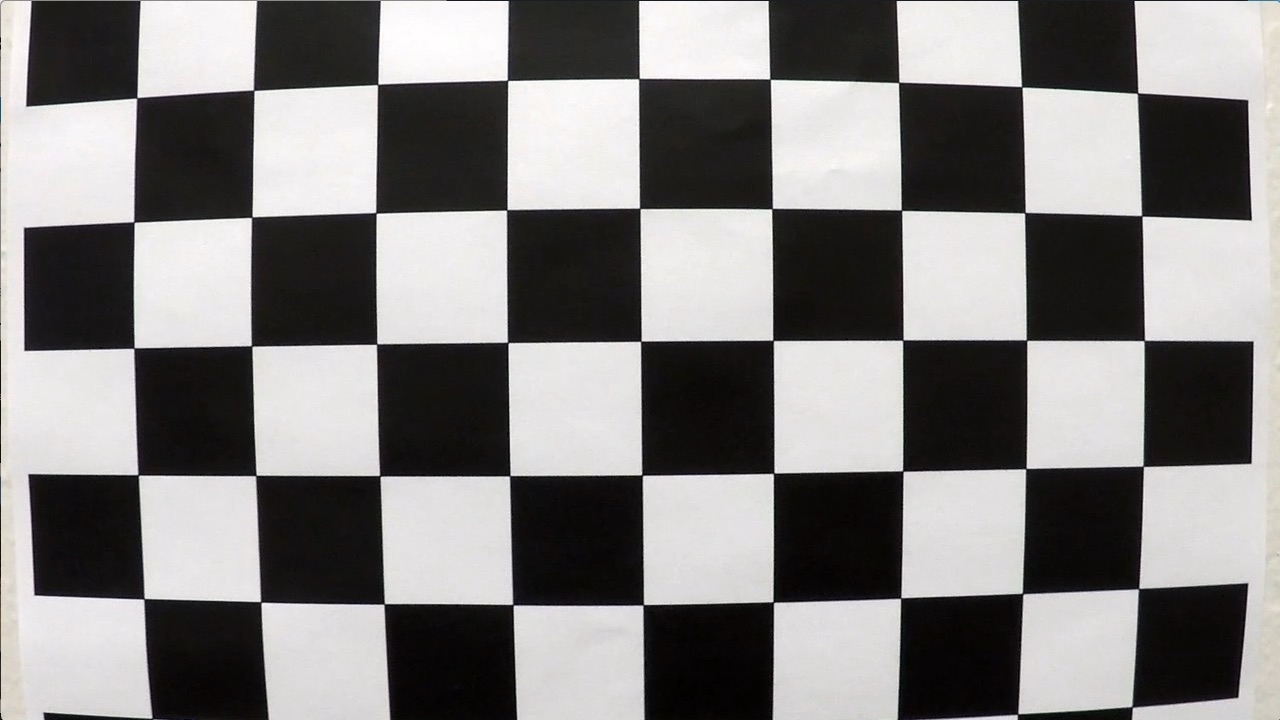
#> input picture advanced lane finding/camera_cal/calibration1.jpg, 1280 x 720 px; its folder holds 4 pictures in this run
$ python test4.py
#> lines starting #> are read from the running program, lines starting #| are printed output that depends on the picture; after the words box and inside, x2 and y2 are one past the last pixel; in counts of white or black regions, pixels touching at a corner belong together
import numpy as np
import cv2
import glob
import matplotlib.pyplot as plt

# prepare object points, like (0,0,0), (1,0,0), (2,0,0) ....,(6,5,0)
objp = np.zeros((6*9,3), np.float32)
objp[:,:2] = np.mgrid[0:9,0:6].T.reshape(-1,2)

# Arrays to store object points and image points from all the images.
objpoints = [] # 3d points in real world space
imgpoints = [] # 2d points in image plane.

# Make a list of calibration images
images = glob.glob('./camera_cal/calibration*.jpg')

# Step through the list and search for chessboard corners
for fname in images:
    img = cv2.imread(fname)
#> img is the input picture: shape (720, 1280, 3); mean B, G, R 127.8, 128.4, 130.1
    gray = cv2.cvtColor(img,cv2.COLOR_BGR2GRAY)

    # Find the chessboard corners
    ret, corners = cv2.findChessboardCorners(gray, (9,6),None)
#> ret = False; corners = None
    #print(ret,corners)
    # If found, add object points, image points
    if ret == True:
        objpoints.append(objp)
        imgpoints.append(corners)

        # Draw and display the corners
        img = cv2.drawChessboardCorners(img, (9,6), corners, ret)
#> pass 2 of the loop `for fname in images:`:
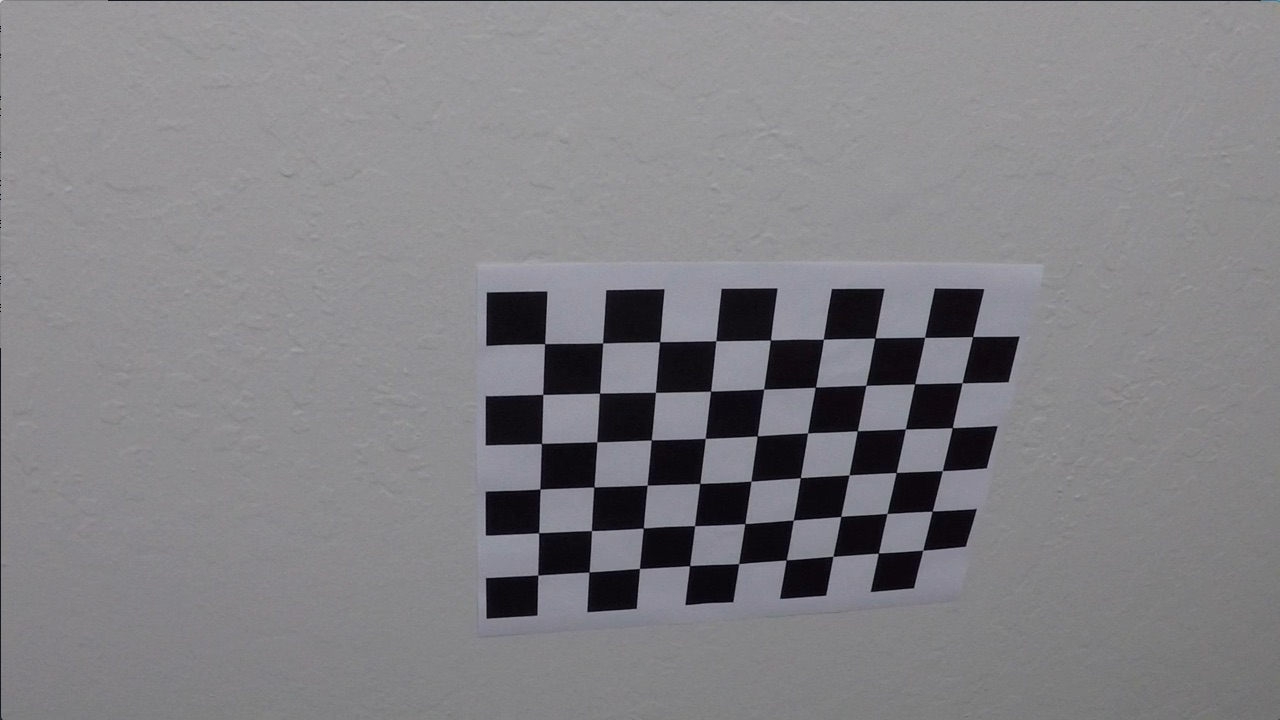
#> input picture advanced lane finding/camera_cal/calibration10.jpg, 1280 x 720 px
#> img is the input picture: shape (720, 1280, 3); mean B, G, R 133.1, 129.4, 130.2
#> ret = True; corners = 54 rows, first 8: [545.3, 343.1], [602.7, 342.8], [660.1, 341.3], [715.8, 340.7], [770.6, 340], [823.5, 339.2], [874.3, 338.5], [925.1, 337.4]
#> `img = cv2.drawChessboardCorners(img, (9,6), corners, ret)`:
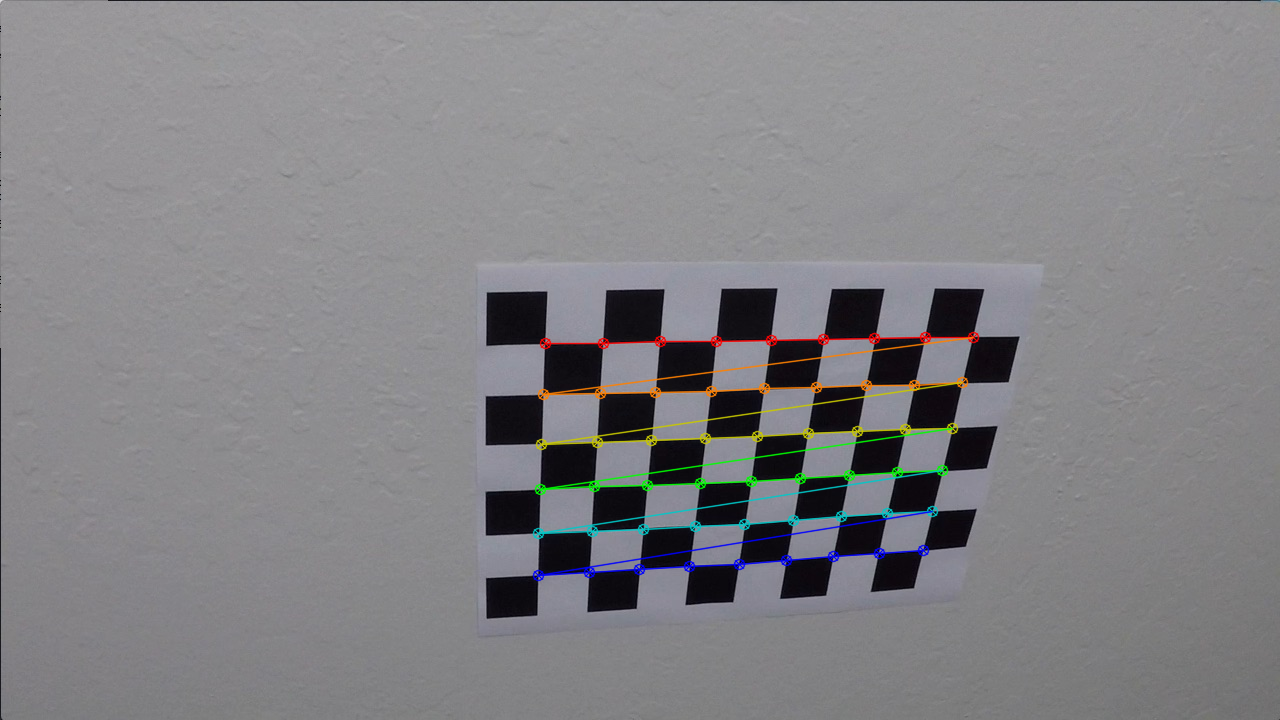
#> img: shape (720, 1280, 3); 1.91% of pixels changed, all inside (x1, y1, x2, y2) = (532, 331, 980, 582)
#> pass 3 of the loop `for fname in images:`:
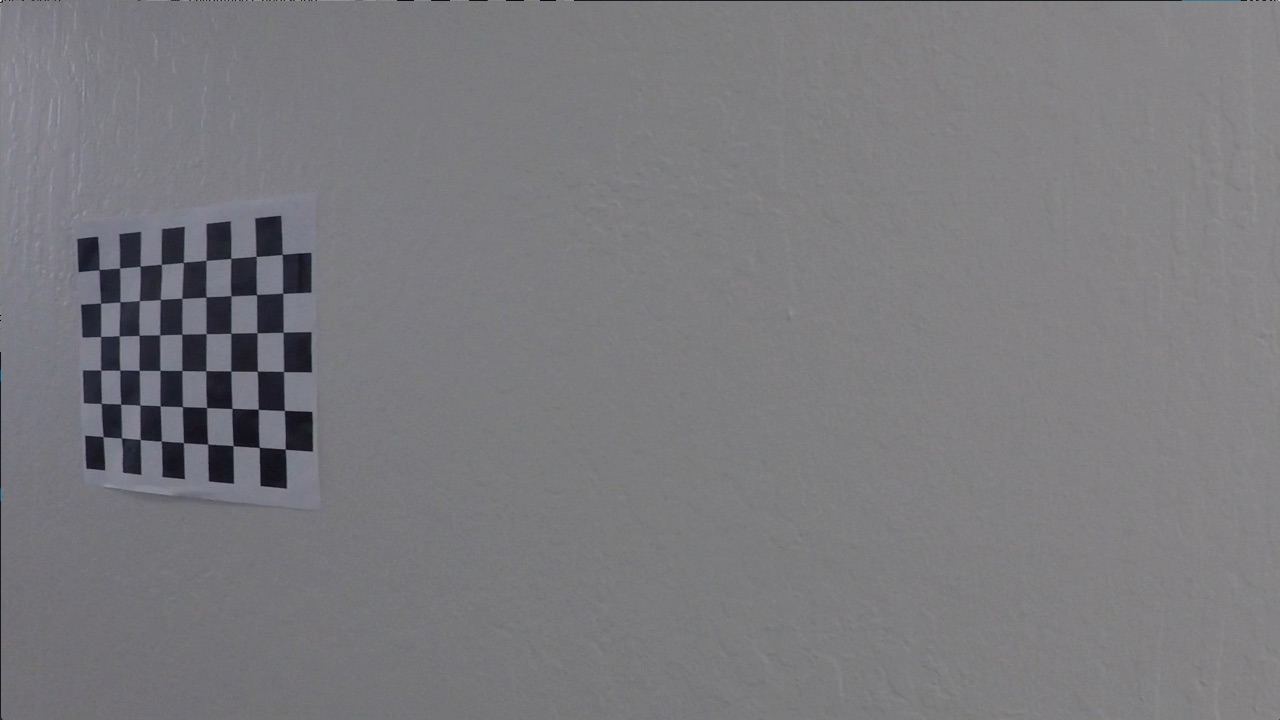
#> input picture advanced lane finding/camera_cal/calibration11.jpg, 1280 x 720 px
#> img is the input picture: shape (720, 1280, 3); mean B, G, R 125.2, 121.7, 122.2
#> corners = 54 rows, first 8: [99.22, 269.6], [119.6, 268], [140.1, 266.1], [161.3, 264.5], [183.3, 262.5], [206.1, 260.3], [230.7, 258.2], [256.2, 256.3]
#> `img = cv2.drawChessboardCorners(img, (9,6), corners, ret)`:
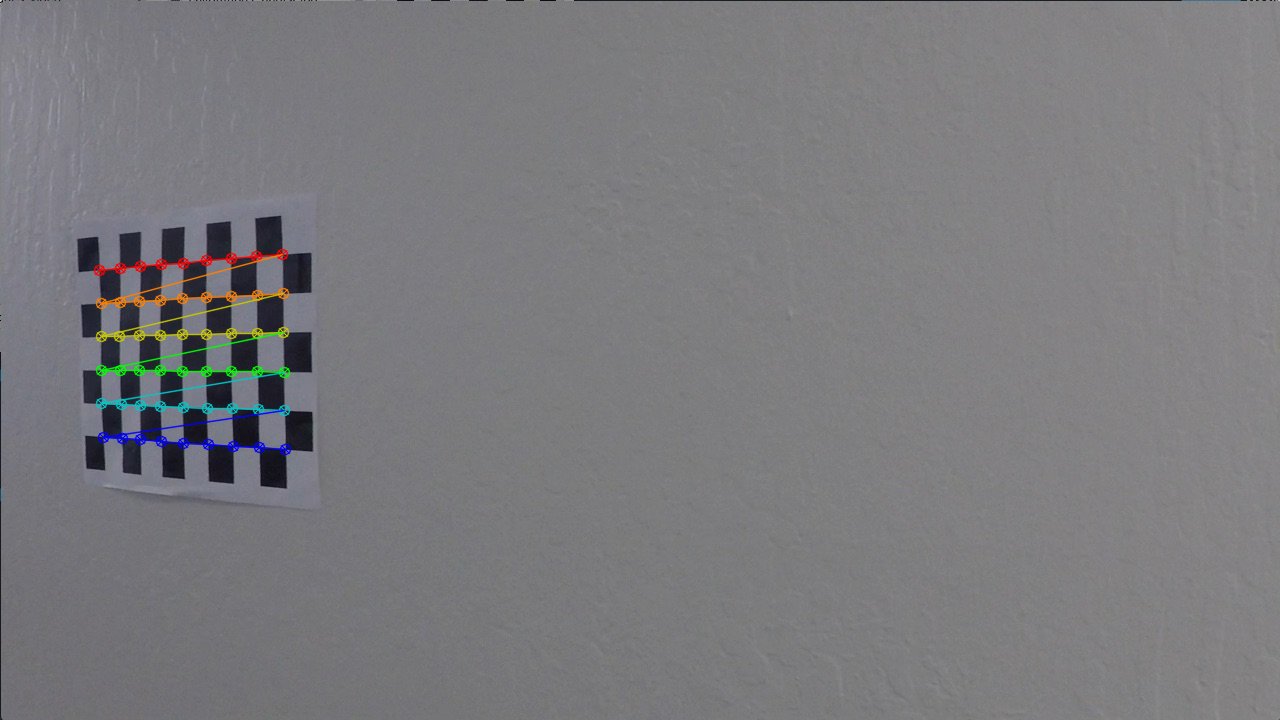
#> img: shape (720, 1280, 3); 1.11% of pixels changed, all inside (x1, y1, x2, y2) = (93, 248, 292, 456)
#> the loop made 4 passes; the first 3 are shown
#        cv2.imshow('img',img)
#       cv2.waitKey(500)

#cv2.destroyAllWindows()

fname = 'test_images/test6.jpg'
#> fname = 'test_images/test6.jpg'
img = cv2.imread(fname)
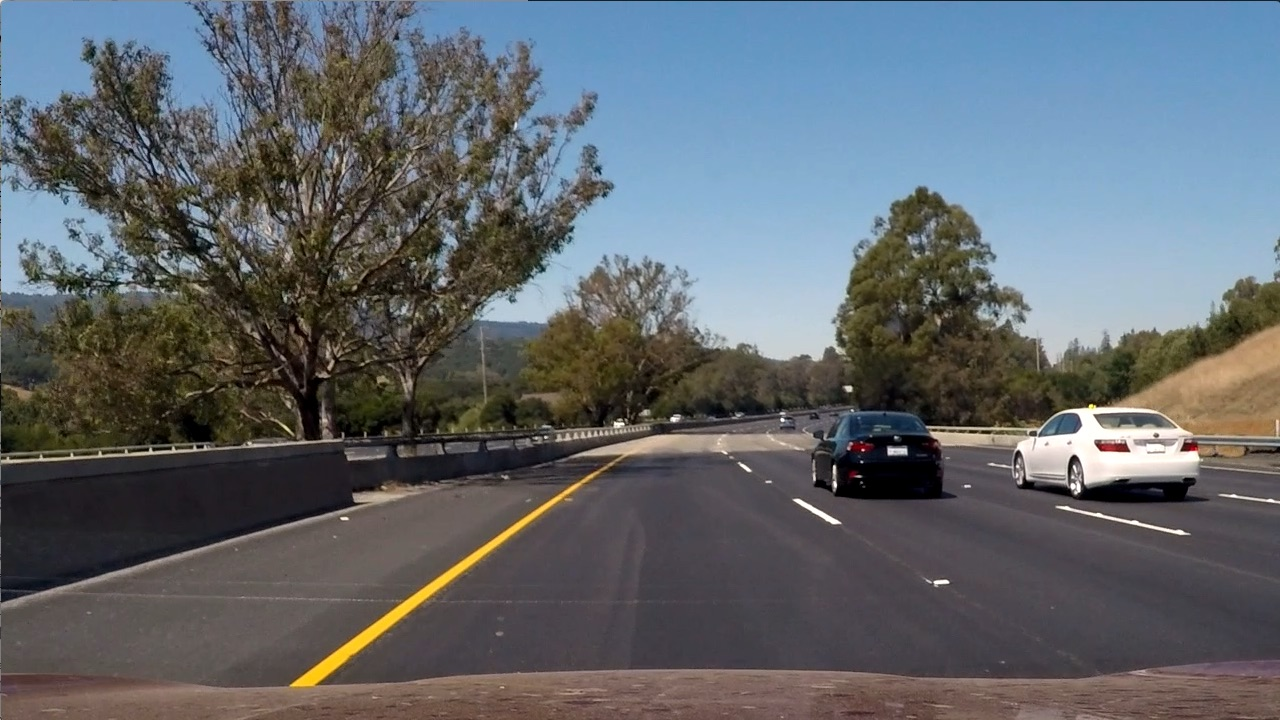
#> input picture advanced lane finding/test_images/test6.jpg, 1280 x 720 px
#> img is the input picture: shape (720, 1280, 3); mean B, G, R 107.9, 102.6, 97


def cal_undistort(img, objpoints, imgpoints):
    # Use cv2.calibrateCamera() and cv2.undistort()
    #gray = cv2.cvtColor(img,cv2.COLOR_BGR2GRAY)
    #ret, corners = cv2.findChessboardCorners(gray, (9,6), None)
    #img = cv2.drawChessboardCorners(img, (9,6), corners, ret)
    h, w = img.shape[:2]
#> h = 720; w = 1280
    rms, camera_matrix, dist_coefs, rvecs, tvecs = cv2.calibrateCamera(objpoints, imgpoints, (w, h), None, None)
    newcameramtx, roi = cv2.getOptimalNewCameraMatrix(camera_matrix, dist_coefs, (w, h), 0, (w, h))
    dst = cv2.undistort(img, camera_matrix, dist_coefs, None, newcameramtx)
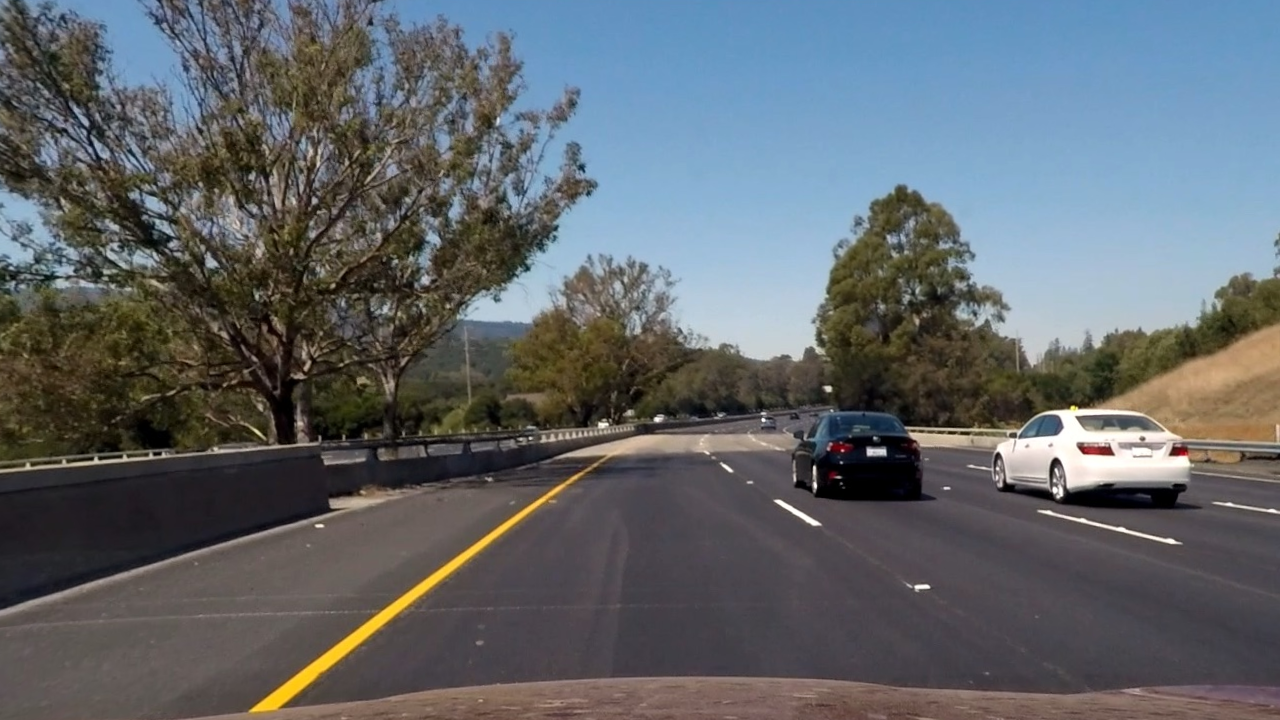
#> dst: shape (720, 1280, 3); mean B, G, R 106.1, 101.6, 96.5
    return dst

undistorted = cal_undistort(img, objpoints, imgpoints)

cv2.imshow('img',img)
cv2.waitKey(500)

cv2.imshow('dst',undistorted)
cv2.waitKey(5000)


f, (ax1, ax2) = plt.subplots(1, 2, figsize=(24, 9))
f.tight_layout()
ax1.imshow(img)
ax1.set_title('Original Image', fontsize=50)
ax2.imshow(undistorted)
ax2.set_title('Undistorted Image', fontsize=50)
plt.subplots_adjust(left=0., right=1, top=0.9, bottom=0.)
plt.show()
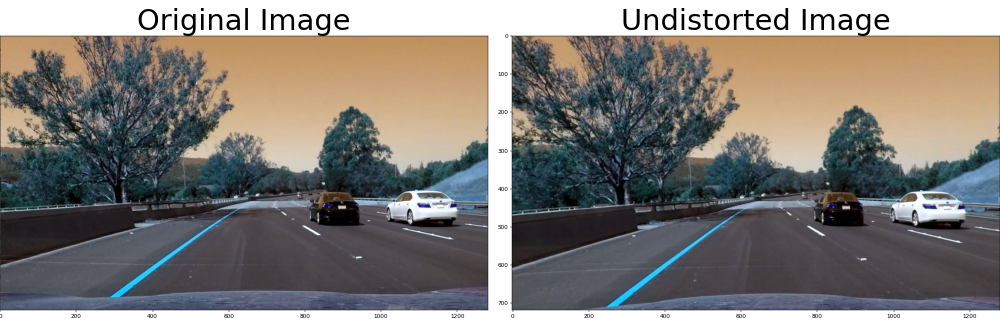
#> figure drawn by matplotlib, 2 panels; B, G, R data is drawn as R, G, B
